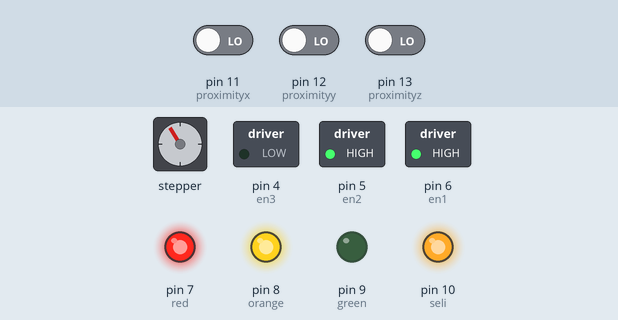
This sketch was run on a simulated Arduino Uno, built with avr-gcc and run on an emulated ATmega328P. On the bench: stepper motor, switched loads named in the sketch (green lamp = pin HIGH), output pins drawn as LEDs (lit = HIGH). Wiring (inferred from the names in the program): stepper motor driver (200 steps per turn assumed): step pin 3; direction pin 2. Inputs (shaded band) come from the test bench; at power-on: pin 13 (proximityz) LOW, pin 11 (proximityx) LOW, pin 12 (proximityy) LOW. Pins used as bus, display or sensor lines are not drawn.

Above: at 1.2 s.
1.3 s: pin 13 (proximityz) driven HIGH
At 10.0 s:
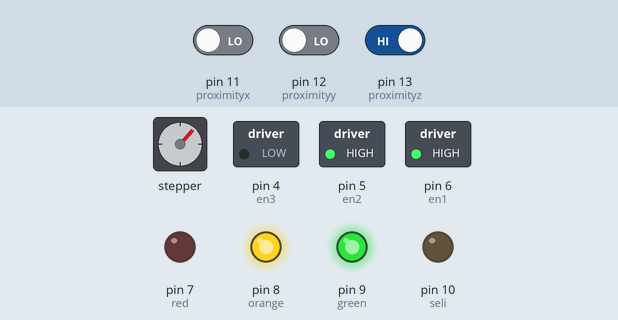
At 21.6 s:
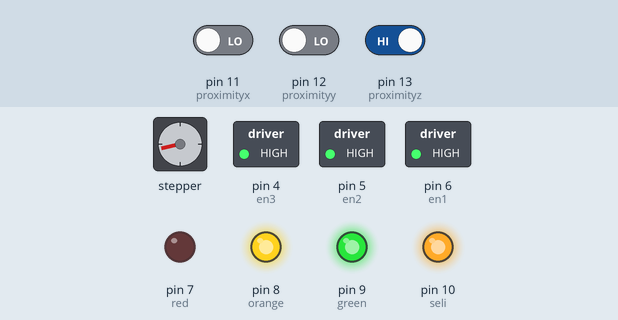
Timing chart, 0 to 49.6 s (numbered marks = the images above; inputs shaded):
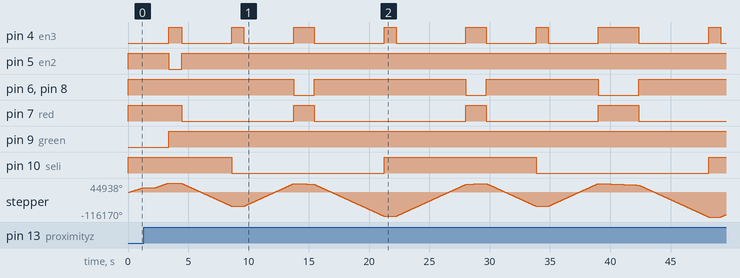

Measured:
- after the input at 1.3 s, pin 4 (en3): LOW → HIGH after 2.1 s, → LOW 1.1 s later, → HIGH 4.1 s later, → LOW 1.0 s later, … (8 changes in this stretch); pin 5 (en2): HIGH → LOW after 2.1 s, → HIGH 1.1 s later

The sketch:

test_vac.ino
```cpp
#define dir 2
#define pul 3
#define en1 6
#define en2 5
#define en3 4
#define red 7
#define orange 8
#define green 9
#define seli 10
#define proximityx 11
#define proximityy 12
#define proximityz 13

int checkX = 1;
int checkY = 1;
int checkZ = 1;

int motorSpeed = 100;

int x= 2;
int y= 5;

void setup() {
  pinMode(dir,OUTPUT);
  pinMode(pul,OUTPUT);
  pinMode(en1,OUTPUT);
  pinMode(en2,OUTPUT);
  pinMode(en3,OUTPUT);
  pinMode(red,OUTPUT);
  pinMode(orange,OUTPUT);
  pinMode(green,OUTPUT);
  pinMode(seli,OUTPUT);
  pinMode(proximityx,INPUT);
  pinMode(proximityy,INPUT);
  pinMode(proximityz,INPUT);


}

void loop() {
    start();
    setp();
    for(int i=1;i<=15;i++)
    {
      if(i==0)
      {

      }else{
        motorSpeed=400;
        digitalWrite(en2,LOW);
        motor(0,1360);
        digitalWrite(en2,HIGH);
        motorSpeed=400;
      }
      for(int j=1;j<=10;j++)
      {
        mz_take();
        for(int l=1;l<=j;l++)
        {
          digitalWrite(en1,LOW);
          motor(0,2081);
          digitalWrite(en1,HIGH);
        }
        mz_out();
        for(int k=1;k<=j;k++)
        {
          digitalWrite(en1,LOW);
          motor(1,2081);
          digitalWrite(en1,HIGH);
        }
      }
    }
    digitalWrite(en3,LOW);
    motor(0,2000);
    digitalWrite(en3,HIGH);
}
void start()
{
 digitalWrite(en1,HIGH);
 digitalWrite(en2,HIGH);
 digitalWrite(en3,HIGH);
 digitalWrite(green,HIGH);
 digitalWrite(orange,HIGH);
 digitalWrite(red,HIGH);
 digitalWrite(seli,HIGH);
}
void setp()
{
  digitalWrite(green,LOW);
  digitalWrite(en3,LOW);
  motorSpeed=40;
  while(1){
    checkZ = digitalRead(proximityz);
    if(checkZ==1)
   {

    break;
   }else{
     motor(1,1);
   }
  }
  delay(1000);
  for(int z1=1;z1<=12;z1++)
  {
    motor(1,1000);
  }
    motorSpeed=200;
  digitalWrite(en3,HIGH);
  ////////////////////////////////
  digitalWrite(en1,LOW);

   while(1){
    checkX = digitalRead(proximityx);
    if(checkX==0)
   {

    break;
   }else{
     motor(1,1);
   }

  }
  digitalWrite(en1,HIGH);
  ////////////////////////////////
  digitalWrite(en2,LOW);
   while(1){
    checkY = digitalRead(proximityy);
    if(checkY==0)
   {
    break;
   }else{
     motor(1,1);
   }
  }
  digitalWrite(en2,HIGH);
  ////////////////////////////////
  digitalWrite(green,HIGH);
}
void motor(int dir_m,long pul_m)
{
  digitalWrite(dir,dir_m);
  for(int k=1;k<=pul_m;k++)
    {
      digitalWrite(pul,HIGH);
      delayMicroseconds(motorSpeed);
      digitalWrite(pul,LOW);
      delayMicroseconds(motorSpeed);
    }
}
void motorZ(int dir_m,long pul_m)
{
  digitalWrite(en3,LOW);
  digitalWrite(dir,dir_m);
  for(int k=1;k<=pul_m;k++)
    {
      digitalWrite(pul,HIGH);
      delayMicroseconds(30);
      digitalWrite(pul,LOW);
      delayMicroseconds(30);
    }
    digitalWrite(en3,HIGH);
}
void mz_take(){
  digitalWrite(orange,HIGH);
  digitalWrite(red,LOW);
  for(int zz=1;zz<=6;zz++)
        {
          for(int z2=1;z2<=10;z2++)
          {
            motorZ(0,1000);
          }

        }
        digitalWrite(seli,LOW);
        delay(1000);
        for(int zz=1;zz<=6;zz++)
        {
         for(int z2=1;z2<=10;z2++)
          {
            motorZ(1,1000);
          }
        }
        digitalWrite(red,HIGH);
        digitalWrite(orange,LOW);
}
void mz_out(){
  digitalWrite(orange,HIGH);
  digitalWrite(red,LOW);
  for(int zz=1;zz<=6;zz++)
        {
          for(int z2=1;z2<=10;z2++)
          {
            motorZ(0,1400);
          }
        }
        digitalWrite(seli,HIGH);
        delay(1000);
        for(int zz=1;zz<=6;zz++)
        {
          for(int z2=1;z2<=10;z2++)
          {
            motorZ(1,1400);
          }
        }
        digitalWrite(red,HIGH);
        digitalWrite(orange,LOW);
}
void set_x()
{
  digitalWrite(green,LOW);
  digitalWrite(en1,LOW);
  while(1){
    checkX = digitalRead(proximityx);
    if(checkX==0)
   {
    break;
   }else{
     motor(1,1);
   }
  }
  digitalWrite(en1,HIGH);
  digitalWrite(green,HIGH);
}
```
